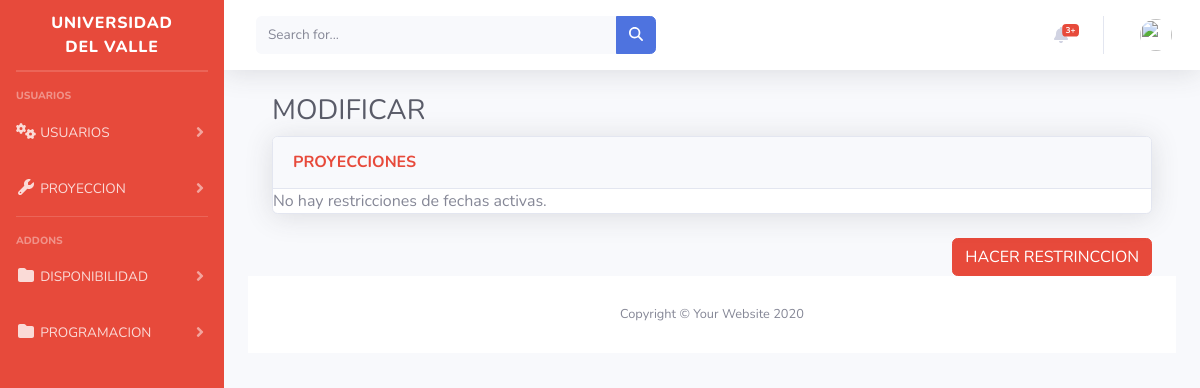
The page /inicio/ver-restricciones-fechas on the database as committed earlier.
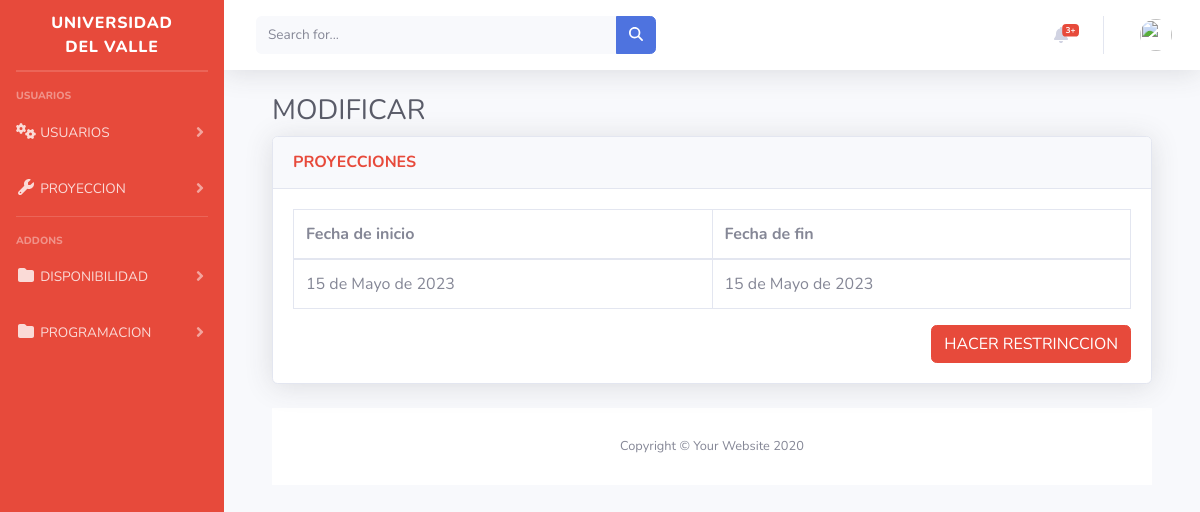
The same page on the database as committed later.
### inicio/models.py (models this page shows)
class Restriccion(models.Model):
    fecha_inicio = models.DateField()
    fecha_fin = models.DateField()

### inicio/views.py (the view)
# urls.py: path('ver-restricciones-fechas', views.ver_restricciones, name='ver_restricciones_fechas'),
def ver_restricciones(request):
    restricciones = Restriccion.objects.all()
    return render(request, 'verRestricciones.html', {'restricciones': restricciones})

### inicio/templates/verRestricciones.html (shortened to what this page needs)
{% extends "base.html" %}
  {%block content%}
  {%load static%}
  <div>
  <!DOCTYPE html>
  <html lang="en">
  <head>
      <link rel="stylesheet" href="https://cdnjs.cloudflare.com/ajax/libs/font-awesome/5.15.3/css/all.min.css" />
      <link href="vendor/fontawesome-free/css/all.min.css" rel="stylesheet" type="text/css">
      <link href="css/sb-admin-2.min.css" rel="stylesheet">
      <link href="vendor/datatables/dataTables.bootstrap4.min.css" rel="stylesheet">
  </head>
  <body id="page-top">
                  <div class="container-fluid">
                      <h1 class="h3 mb-2 text-gray-800">MODIFICAR</h1>
                      <div class="card shadow mb-4">
                          <div class="card-header py-3">
                              <h6 class="m-0 font-weight-bold text-danger">PROYECCIONES</h6>
                          </div>
                          {% if restricciones %}
                          <div class="card-body">
                            <div class="table-responsive">
                                <table class="table table-bordered" id="dataTable" width="100%" cellspacing="0">
                                   <thead>
                                    <tr>
                                        <th>Fecha de inicio</th>
                                        <th>Fecha de fin</th>
                                    </tr>
                                </thead>
                                <tbody>
                                    {% for restriccion in restricciones %}
                                    <tr>
                                        <td>{{ restriccion.fecha_inicio }}</td>
                                        <td>{{ restriccion.fecha_fin }}</td>
                                    </tr>
                                    {% endfor %}
                                </tbody>
                                    {% else %}
                                      <tr>
                                        <td colspan="3">No hay restricciones de fechas activas.</td>
                                      </tr>
                                    {% endif %}
                                </table>
                            </div>
                            <div class="text-right">
                                <a class="btn btn-danger" href="{% url 'seleccionar_fechas' %}">HACER RESTRINCCION</a>
                          </div>
                  </div>
              </div>
              <footer class="sticky-footer bg-white">
                  <div class="container my-auto">
                      <div class="copyright text-center my-auto">
                          <span>Copyright &copy; Your Website 2020</span>
                      </div>
                  </div>
              </footer>
          </div>
      </div>
  </body>
  </html>
  {%endblock%}

Rows that differ between the two databases and show on the page:
added Restriccion: fecha_inicio "15 de Mayo de 2023", fecha_fin "15 de Mayo de 2023"
Other text that changed with them:
text no longer shown: "No hay restricciones de fechas activas."
text now shown: "Fecha de inicio Fecha de fin"
